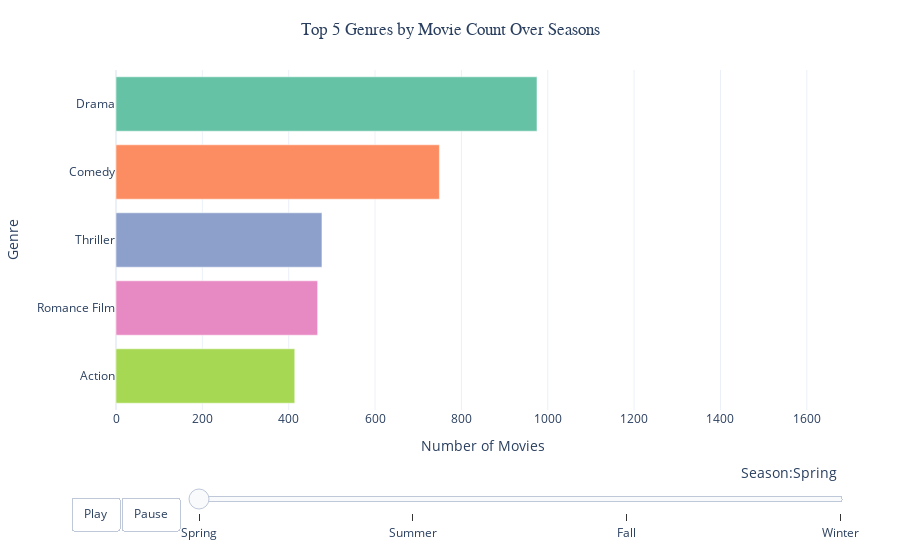

The code cell stored with this chart in its notebook:
### Code cell
# Plot: Genre popularity by season

filtered_genre_season_count = df_genres_and_season.groupby(['season', 'movie_genres']).size().reset_index(name='Movie Count')

filtered_genre_season_count = filtered_genre_season_count.sort_values(['season', 'Movie Count'], ascending=[True, False])
filtered_genre_season_count = filtered_genre_season_count.groupby('season').head(5)

fig = px.bar(
    filtered_genre_season_count,
    x="Movie Count",
    y="movie_genres",
    color="movie_genres",
    animation_frame="season",
    category_orders={"season": season_order},
    color_discrete_sequence=px.colors.colorbrewer.Set2,
    title="Top 5 Genres by Movie Count Over Seasons",
    labels={"Movie Count": "Number of Movies", "movie_genres": "Genre"},
)

fig.update_yaxes(categoryorder="total ascending")
fig.update_layout(showlegend=False)

fig.update_layout(
    updatemenus=[
        {
            "buttons": [
                {
                    "args": [None, {"frame": {"duration": 2000, "redraw": True}, "fromcurrent": True}],
                    "label": "Play",
                    "method": "animate",
                },
                {
                    "args": [[None], {"frame": {"duration": 0, "redraw": True}, "mode": "immediate"}],
                    "label": "Pause",
                    "method": "animate",
                },
            ],
            "direction": "left",
            "pad": {"r": 10, "t": 87},
            "showactive": False,
            "type": "buttons",
            "x": 0.1,
            "xanchor": "right",
            "y": 0,
            "yanchor": "top",
        }
    ],
    sliders=[
        {
            "active": 0,
            "yanchor": "top",
            "xanchor": "left",
            "currentvalue": {
                "font": {"size": 14},
                "prefix": "Season:",
                "visible": True,
                "xanchor": "right",
            },
            "transition": {"duration": 3000, "easing": "cubic-in-out"},
            "pad": {"b": 10, "t": 50},
            "len": 0.9,
            "x": 0.1,
            "y": 0,
            "steps": [
                {"args": [[season], {"frame": {"duration": 2000, "redraw": True}, "mode": "immediate", "transition": {"duration": 3000, "easing": "cubic-in-out"}}], "label": season, "method": "animate"}
                for season in season_order
            ],
        }
    ],
)

fig.update_xaxes(range=[0, 1700])
fig.update_layout(
    title_x=0.5,
    template="plotly_white",
    title_font=dict(family="Arial"),
    margin=dict(t=70, b=50, l=50, r=50),
    title=dict(pad=dict(t=10, b=0)),
)

fig.show()
fig.write_html(
    f"{SAVE_PATH_WAVES}top_genres_by_movie_count_per_season.html", include_plotlyjs="cdn",
    config={"toImageButtonOptions": {"filename": "top_genres_by_movie_count_per_season"}},
)

### Figure 1 — Plotly figure (JSON) as saved in the notebook; plotly's stock layout.template omitted (floating-point values rounded to 4 significant figures)
{"data": [{"alignmentgroup": "True", "hovertemplate": "Genre=%{y}<br>season=Spring<br>Number of Movies=%{x}<extra></extra>", "legendgroup": "Drama", "marker": {"color": "rgb(102,194,165)", "pattern": {"shape": ""}}, "name": "Drama", "offsetgroup": "Drama", "orientation": "h", "showlegend": true, "textposition": "auto", "type": "bar", "x": [975], "xaxis": "x", "y": ["Drama"], "yaxis": "y"}, {"alignmentgroup": "True", "hovertemplate": "Genre=%{y}<br>season=Spring<br>Number of Movies=%{x}<extra></extra>", "legendgroup": "Comedy", "marker": {"color": "rgb(252,141,98)", "pattern": {"shape": ""}}, "name": "Comedy", "offsetgroup": "Comedy", "orientation": "h", "showlegend": true, "textposition": "auto", "type": "bar", "x": [749], "xaxis": "x", "y": ["Comedy"], "yaxis": "y"}, {"alignmentgroup": "True", "hovertemplate": "Genre=%{y}<br>season=Spring<br>Number of Movies=%{x}<extra></extra>", "legendgroup": "Thriller", "marker": {"color": "rgb(141,160,203)", "pattern": {"shape": ""}}, "name": "Thriller", "offsetgroup": "Thriller", "orientation": "h", "showlegend": true, "textposition": "auto", "type": "bar", "x": [477], "xaxis": "x", "y": ["Thriller"], "yaxis": "y"}, {"alignmentgroup": "True", "hovertemplate": "Genre=%{y}<br>season=Spring<br>Number of Movies=%{x}<extra></extra>", "legendgroup": "Romance Film", "marker": {"color": "rgb(231,138,195)", "pattern": {"shape": ""}}, "name": "Romance Film", "offsetgroup": "Romance Film", "orientation": "h", "showlegend": true, "textposition": "auto", "type": "bar", "x": [467], "xaxis": "x", "y": ["Romance Film"], "yaxis": "y"}, {"alignmentgroup": "True", "hovertemplate": "Genre=%{y}<br>season=Spring<br>Number of Movies=%{x}<extra></extra>", "legendgroup": "Action", "marker": {"color": "rgb(166,216,84)", "pattern": {"shape": ""}}, "name": "Action", "offsetgroup": "Action", "orientation": "h", "showlegend": true, "textposition": "auto", "type": "bar", "x": [414], "xaxis": "x", "y": ["Action"], "yaxis": "y"}], "layout": {"barmode": "relative", "legend": {"title": {"text": "Genre"}, "tracegroupgap": 0}, "margin": {"b": 50, "l": 50, "r": 50, "t": 70}, "showlegend": false, "sliders": [{"active": 0, "currentvalue": {"font": {"size": 14}, "prefix": "Season:", "visible": true, "xanchor": "right"}, "len": 0.9, "pad": {"b": 10, "t": 50}, "steps": [{"args": [["Spring"], {"frame": {"duration": 2000, "redraw": true}, "mode": "immediate", "transition": {"duration": 3000, "easing": "cubic-in-out"}}], "label": "Spring", "method": "animate"}, {"args": [["Summer"], {"frame": {"duration": 2000, "redraw": true}, "mode": "immediate", "transition": {"duration": 3000, "easing": "cubic-in-out"}}], "label": "Summer", "method": "animate"}, {"args": [["Fall"], {"frame": {"duration": 2000, "redraw": true}, "mode": "immediate", "transition": {"duration": 3000, "easing": "cubic-in-out"}}], "label": "Fall", "method": "animate"}, {"args": [["Winter"], {"frame": {"duration": 2000, "redraw": true}, "mode": "immediate", "transition": {"duration": 3000, "easing": "cubic-in-out"}}], "label": "Winter", "method": "animate"}], "transition": {"duration": 3000, "easing": "cubic-in-out"}, "x": 0.1, "xanchor": "left", "y": 0, "yanchor": "top"}], "title": {"font": {"family": "Arial"}, "pad": {"b": 0, "t": 10}, "text": "Top 5 Genres by Movie Count Over Seasons", "x": 0.5}, "updatemenus": [{"buttons": [{"args": [null, {"frame": {"duration": 2000, "redraw": true}, "fromcurrent": true}], "label": "Play", "method": "animate"}, {"args": [[null], {"frame": {"duration": 0, "redraw": true}, "mode": "immediate"}], "label": "Pause", "method": "animate"}], "direction": "left", "pad": {"r": 10, "t": 87}, "showactive": false, "type": "buttons", "x": 0.1, "xanchor": "right", "y": 0, "yanchor": "top"}], "xaxis": {"anchor": "y", "domain": [0, 1], "range": [0, 1700], "title": {"text": "Number of Movies"}}, "yaxis": {"anchor": "x", "categoryarray": ["Action", "Romance Film", "Thriller", "Comedy", "Drama"], "categoryorder": "total ascending", "domain": [0, 1], "title": {"text": "Genre"}}}}
